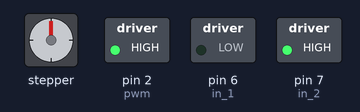
A sketch run on a simulated Arduino Uno, built with avr-gcc and run on an emulated ATmega328P. Parts: stepper motor, switched loads named in the sketch (green lamp = pin HIGH). Stepper angles assume 200 steps per turn; what the sketch prints to the serial monitor is not drawn. At 35.6 s the program stops and its outputs stay as they are.

Above: at 0.1 s.
At 24.66 s:
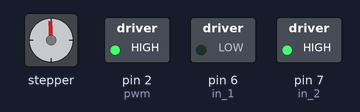
At 26.48 s:
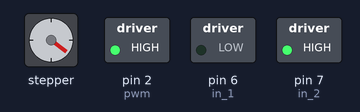
At 28.4 s:
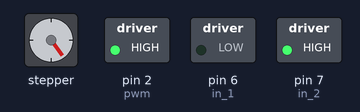
At 31.95 s:
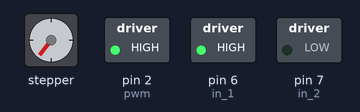
At 35.6 s:
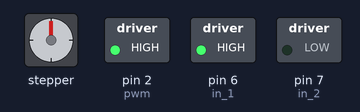
Timing chart, 0 to 37.1 s (numbered marks = the images above):
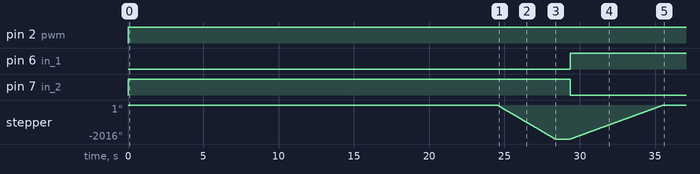

The sketch:

stepper_and_DC.ino
```cpp
// by Uriel Lua for Wall-E
//including library for stepper and number of steps
#include <Stepper.h>
const int stepsPerRevolution = 200;
//setting pins for DC motor sweeper
const int pwm = 2 ;
const int in_1 = 6 ;
const int in_2 = 7 ;
//setting pins for stepper
Stepper myStepper(stepsPerRevolution, 8, 9, 10, 11);
int count = 0;  // number of steps the motor has taken
int sweep = 1;
void setup() {
 // initialize the serial port:
Serial.begin(115200);
pinMode(pwm,OUTPUT) ;   //we have to set PWM pin as output
pinMode(in_1,OUTPUT) ;  //Logic pins are also set as output
pinMode(in_2,OUTPUT) ;
//-----starting the DC mot
}

void loop() {
// -----start the DC motor for sweep-----
//or for dump-----

  while( sweep < 50 )
 {
    digitalWrite(in_1,LOW) ;
    digitalWrite(in_2,HIGH) ;
    analogWrite(pwm,199) ;
    Serial.println("\nSpin ON\n"); Serial.println(sweep);
    Serial.print(" ");
    sweep++;
    delay(500);
  }

  if (sweep >= 50)
  {
    digitalWrite(in_1,LOW) ;
    digitalWrite(in_2,HIGH) ;
    analogWrite(pwm,150) ;
    //----starting steper loop----
    myStepper.step(-1);
    Serial.print("steps:");
    Serial.println(count);
    count++;
    delay(3);

    if (count == 1120) {

    delay (1000);
    count++;
    }

    while (count >1120 && count < 2240)
    {
      //--DC going backwards--
      digitalWrite(in_1,HIGH) ;
      digitalWrite(in_2,LOW) ;
      analogWrite(pwm,180) ;
      //--stepper going down--
      Serial.println("-steps");
      Serial.println(count);
      myStepper.step(1);
      count ++;
      delay(5);
    }
   if (count >= 2240)
   {
    analogWrite(pwm,180) ;
    Serial.println(count);
    Serial.println("STOP");
    myStepper.step(0);
    exit(0);
    }
  }


}
```

Measured:
- by itself, pin 2 (pwm): LOW → HIGH at 0.00 s
- by itself, pin 6 (in_1): LOW → HIGH at 29.4 s
- by itself, pin 7 (in_2): LOW → HIGH at 0.00 s, → LOW 29.4 s later
- by itself, stepper: turns 2016° counter-clockwise in 3.9 s, then 2008° clockwise in 6.2 s
